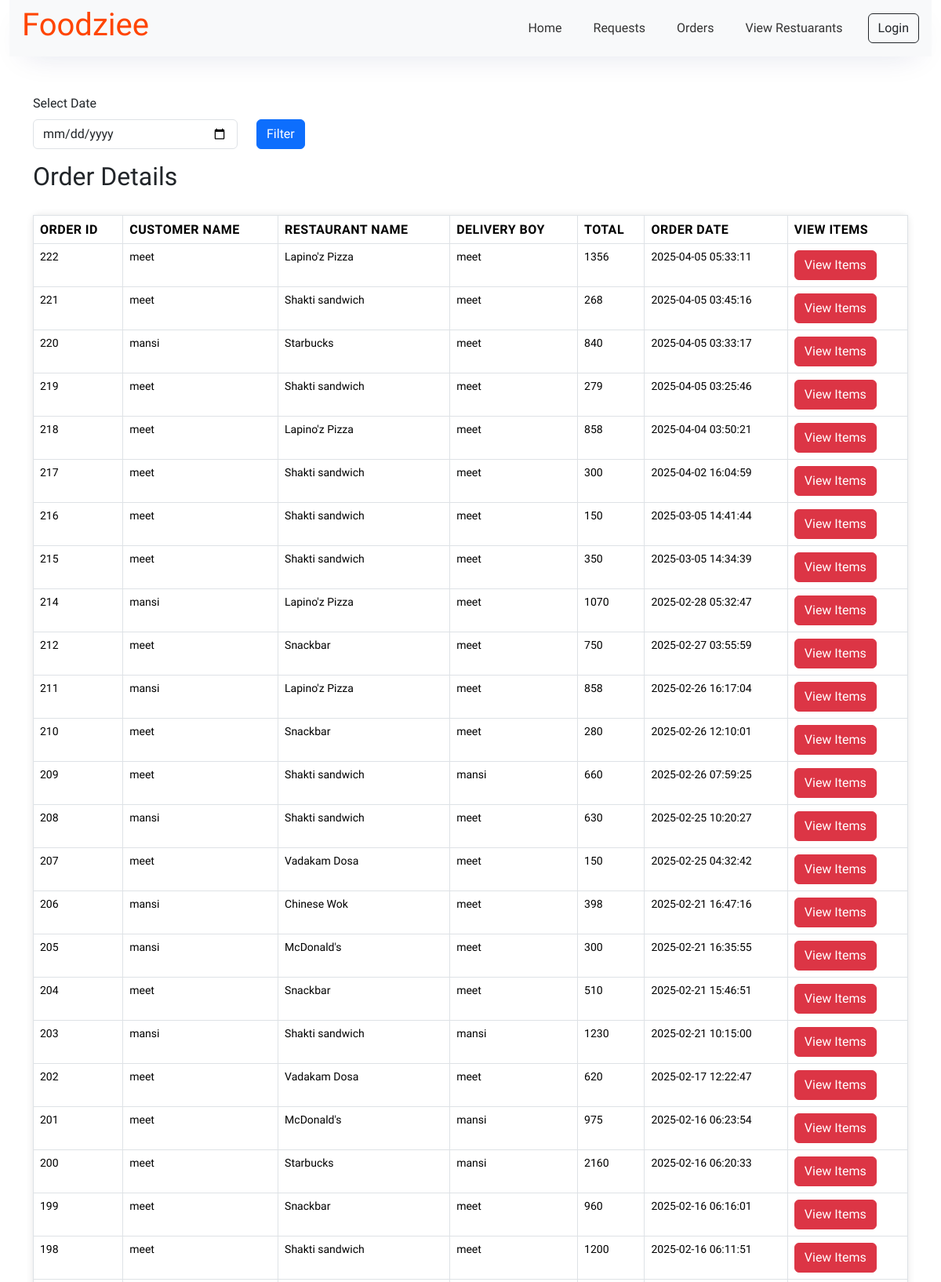
/admin/admin_orders.php (upper part), run on the app's committed database.
### tables this page shows
CREATE TABLE `orders` (
  `order_id` int(11) NOT NULL,
  `c_id` int(11) NOT NULL,
  `r_o_id` int(11) NOT NULL,
  `total_amt` varchar(20) NOT NULL,
  `otp_delivery` varchar(10) NOT NULL,
  `order_status` varchar(20) NOT NULL DEFAULT 'pending',
  `order_date` timestamp NOT NULL DEFAULT current_timestamp()
);

CREATE TABLE `c_register` (
  `c_id` int(11) NOT NULL,
  `c_name` varchar(20) NOT NULL,
  `c_username` varchar(20) NOT NULL,
  `c_email` varchar(30) NOT NULL,
  `c_password` varchar(255) NOT NULL,
  `c_phone` varchar(10) NOT NULL,
  `c_address` varchar(300) NOT NULL,
  `c_status` int(11) NOT NULL DEFAULT 1,
  `c_date/time` timestamp NOT NULL DEFAULT current_timestamp()
);

CREATE TABLE `r_o_details` (
  `r_o_id` int(11) NOT NULL,
  `r_o_name` varchar(25) NOT NULL,
  `r_o_email` varchar(30) NOT NULL,
  `r_o_phone` varchar(12) NOT NULL,
  `r_o_username` varchar(15) NOT NULL,
  `r_o_password` varchar(255) NOT NULL,
  `r_o_address` varchar(300) NOT NULL,
  `r_o_bankname` varchar(10) NOT NULL,
  `r_o_branchname` varchar(10) NOT NULL,
  `r_o_account` int(20) NOT NULL,
  `r_o_ifsc` int(12) NOT NULL,
  `res_name` varchar(20) NOT NULL,
  `res_email` varchar(30) NOT NULL,
  `res_phone` varchar(10) NOT NULL,
  `profile` varchar(255) NOT NULL,
  `res_address` varchar(300) NOT NULL,
  `res_fssai` varchar(20) NOT NULL,
  `approx` varchar(50) NOT NULL,
  `status` int(11) NOT NULL DEFAULT 1,
  `date/time` timestamp NOT NULL DEFAULT current_timestamp() ON UPDATE current_timestamp(),
  `Requests` varchar(50) NOT NULL DEFAULT 'Pending',
  `is_open` tinyint(1) NOT NULL DEFAULT 0
);

### admin/admin_orders.php (the view, shortened to what this page needs)
<?php
include 'link.php';
$query = "SELECT o.order_id,
                 c.c_name AS customer_name,
                 r.res_name AS restaurant_name,
                 GROUP_CONCAT(DISTINCT i.item_name ORDER BY i.item_name SEPARATOR ', ') AS ordered_items,
                 o.total_amt,
                 o.order_date,
                 db.d_name AS delivery_boy
          FROM orders o
          JOIN c_register c ON o.c_id = c.c_id
          JOIN r_o_details r ON o.r_o_id = r.r_o_id
          JOIN order_details od ON o.order_id = od.order_id
          JOIN item i ON od.item_id = i.item_id
          LEFT JOIN delivery_orders do ON do.order_id = o.order_id
          LEFT JOIN delivery_assigned da ON da.d_o_id = do.d_o_id
          LEFT JOIN d_details db ON da.d_id = db.d_id ";
$filters = [];
$filters[] = "do.delivery_status = 'delivered'";
if (count($filters) > 0) {
    $query .= " WHERE " . implode(" AND ", $filters);
}
$query .= " GROUP BY o.order_id
            ORDER BY o.order_date DESC";
$result = mysqli_query($con, $query);
?>
<!DOCTYPE html>
<html lang="en">
<head>
    <link rel="stylesheet" href="../css/font.css">
    <link rel="stylesheet" href="nav.css">
</head>
<body>
    <?php include 'a-header.php'; ?>
    <div class="container mt-5">
        <form method="GET" action="">
            <div class="row mb-3">
                <div class="col-md-3">
                    <label for="order_date" class="form-label">Select Date</label>
                    <input type="date" name="order_date" id="order_date" class="form-control" value="<?php echo isset($_GET['order_date']) ? $_GET['order_date'] : ''; ?>">
                </div>
                <div class="col-md-2 d-flex align-items-end">
                    <button type="submit" class="btn btn-primary">Filter</button>
                </div>
            </div>
        </form>
        <h2>Order Details</h2>
        <?php if (mysqli_num_rows($result) > 0): ?>
        <table class="table table-bordered">
            <thead>
                <tr>
                    <th>Order ID</th>
                    <th>Customer Name</th>
                    <th>Restaurant Name</th>
                    <th>Delivery Boy</th>
                    <th>Total</th>
                    <th>Order Date</th>
                    <th>View Items</th>
                </tr>
            </thead>
            <tbody>
                <?php while ($row = mysqli_fetch_assoc($result)): ?>
                <tr>
                    <td><?= $row['order_id'] ?></td>
                    <td><?= $row['customer_name'] ?></td>
                    <td><?= $row['restaurant_name'] ?></td>
                    <td><?= $row['delivery_boy'] ?></td>
                    <td><?= $row['total_amt'] ?></td>
                    <td><?= $row['order_date'] ?></td>
                    <td><button type="button" class="btn btn-danger" data-bs-toggle="modal" data-bs-target="#itemModal" onclick="showItems(<?= $row['order_id'] ?>)">View Items</button></td>
                </tr>
                <?php endwhile; ?>
            </tbody>
        </table>
        <?php else: ?>
            <p>No orders found.</p>
        <?php endif; ?>
    </div>
</body>
</html>

### admin/admin_orders.php (style rules this page uses)
table { width: 100%; border-collapse: collapse; margin-top: 30px; box-shadow: 0 0 10px rgba(0, 0, 0, 0.1); background-color: #fff; border-radius: 8px; }
th, td { padding: 12px; text-align: left; font-size: 16px; }
th { background-color: #3B1E54; color: #fff; text-transform: uppercase; letter-spacing: 0.5px; font-weight: bold; }
tr:nth-child(even) { background-color: #f4f4f4; }
tr:nth-child(odd) { background-color: #fff; }
td { font-size: 14px; color: #333; }

### data on the page
orders: order_id "222", c.c_name "meet", r_o.res_name "Lapino'z Pizza", delivery_boy "meet", total_amt "1356", order_date "2025-04-05 05:33:11"
orders: order_id "221", c.c_name "meet", r_o.res_name "Shakti sandwich", delivery_boy "meet", total_amt "268", order_date "2025-04-05 03:45:16"
orders: order_id "220", c.c_name "mansi", r_o.res_name "Starbucks", delivery_boy "meet", total_amt "840", order_date "2025-04-05 03:33:17"
orders: order_id "219", c.c_name "meet", r_o.res_name "Shakti sandwich", delivery_boy "meet", total_amt "279", order_date "2025-04-05 03:25:46"
orders: order_id "218", c.c_name "meet", r_o.res_name "Lapino'z Pizza", delivery_boy "meet", total_amt "858", order_date "2025-04-04 03:50:21"
orders: order_id "217", c.c_name "meet", r_o.res_name "Shakti sandwich", delivery_boy "meet", total_amt "300", order_date "2025-04-02 16:04:59"
orders: order_id "216", c.c_name "meet", r_o.res_name "Shakti sandwich", delivery_boy "meet", total_amt "150", order_date "2025-03-05 14:41:44"
orders: order_id "215", c.c_name "meet", r_o.res_name "Shakti sandwich", delivery_boy "meet", total_amt "350", order_date "2025-03-05 14:34:39"
orders: order_id "214", c.c_name "mansi", r_o.res_name "Lapino'z Pizza", delivery_boy "meet", total_amt "1070", order_date "2025-02-28 05:32:47"
orders: order_id "212", c.c_name "meet", r_o.res_name "Snackbar", delivery_boy "meet", total_amt "750", order_date "2025-02-27 03:55:59"
orders: order_id "211", c.c_name "mansi", r_o.res_name "Lapino'z Pizza", delivery_boy "meet", total_amt "858", order_date "2025-02-26 16:17:04"
orders: order_id "210", c.c_name "meet", r_o.res_name "Snackbar", delivery_boy "meet", total_amt "280", order_date "2025-02-26 12:10:01"
orders: order_id "209", c.c_name "meet", r_o.res_name "Shakti sandwich", delivery_boy "mansi", total_amt "660", order_date "2025-02-26 07:59:25"
orders: order_id "208", c.c_name "mansi", r_o.res_name "Shakti sandwich", delivery_boy "meet", total_amt "630", order_date "2025-02-25 10:20:27"
orders: order_id "207", c.c_name "meet", r_o.res_name "Vadakam Dosa", delivery_boy "meet", total_amt "150", order_date "2025-02-25 04:32:42"
orders: order_id "206", c.c_name "mansi", r_o.res_name "Chinese Wok", delivery_boy "meet", total_amt "398", order_date "2025-02-21 16:47:16"
orders: order_id "205", c.c_name "mansi", r_o.res_name "McDonald's", delivery_boy "meet", total_amt "300", order_date "2025-02-21 16:35:55"
orders: order_id "204", c.c_name "meet", r_o.res_name "Snackbar", delivery_boy "meet", total_amt "510", order_date "2025-02-21 15:46:51"
orders: order_id "203", c.c_name "mansi", r_o.res_name "Shakti sandwich", delivery_boy "mansi", total_amt "1230", order_date "2025-02-21 10:15:00"
orders: order_id "202", c.c_name "meet", r_o.res_name "Vadakam Dosa", delivery_boy "meet", total_amt "620", order_date "2025-02-17 12:22:47"
orders: order_id "201", c.c_name "meet", r_o.res_name "McDonald's", delivery_boy "mansi", total_amt "975", order_date "2025-02-16 06:23:54"
orders: order_id "200", c.c_name "meet", r_o.res_name "Starbucks", delivery_boy "mansi", total_amt "2160", order_date "2025-02-16 06:20:33"
orders: order_id "199", c.c_name "meet", r_o.res_name "Snackbar", delivery_boy "meet", total_amt "960", order_date "2025-02-16 06:16:01"
orders: order_id "198", c.c_name "meet", r_o.res_name "Shakti sandwich", delivery_boy "meet", total_amt "1200", order_date "2025-02-16 06:11:51"
